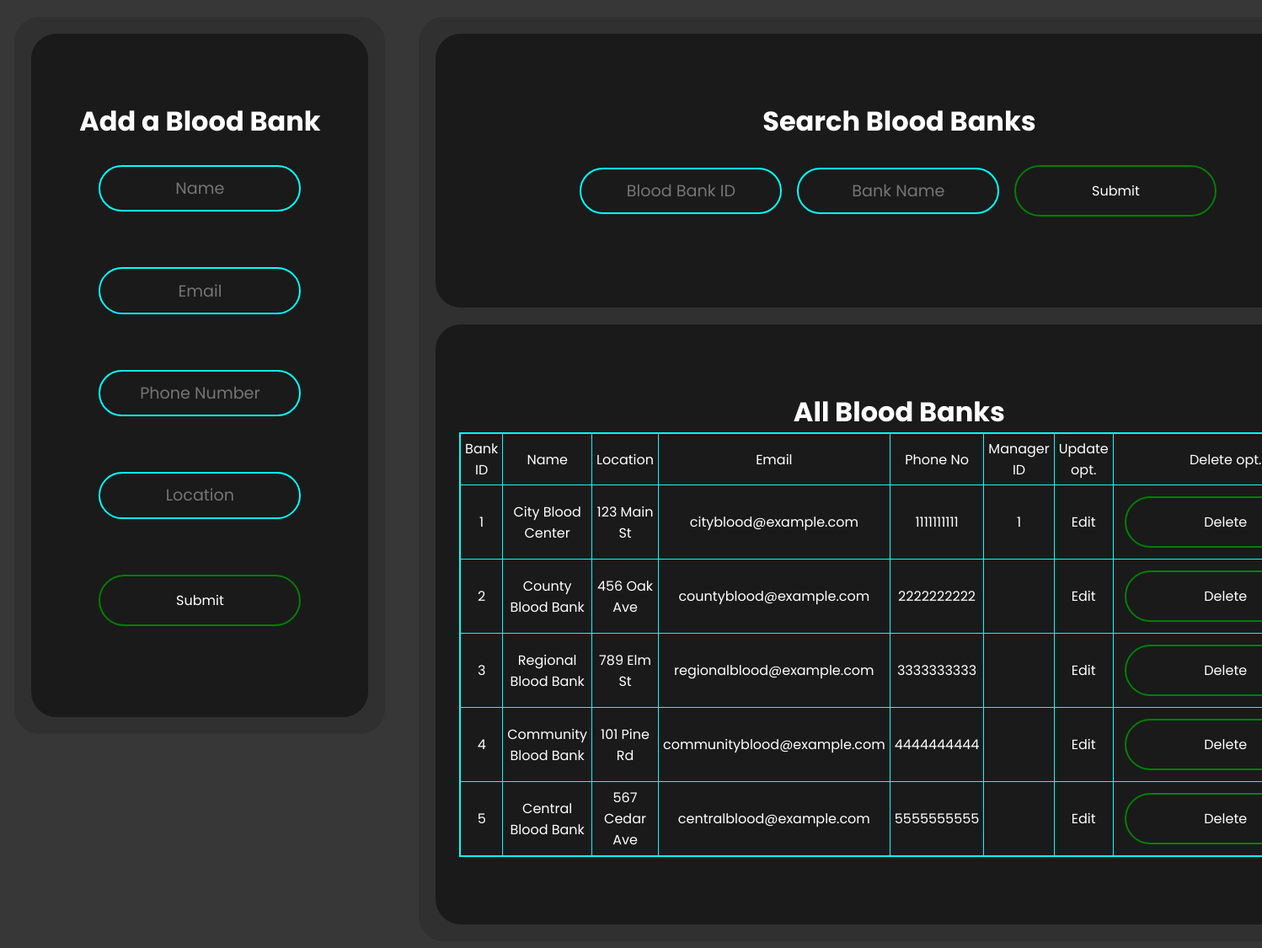
/BloodBank.php, run on an earlier commit of the app's database.
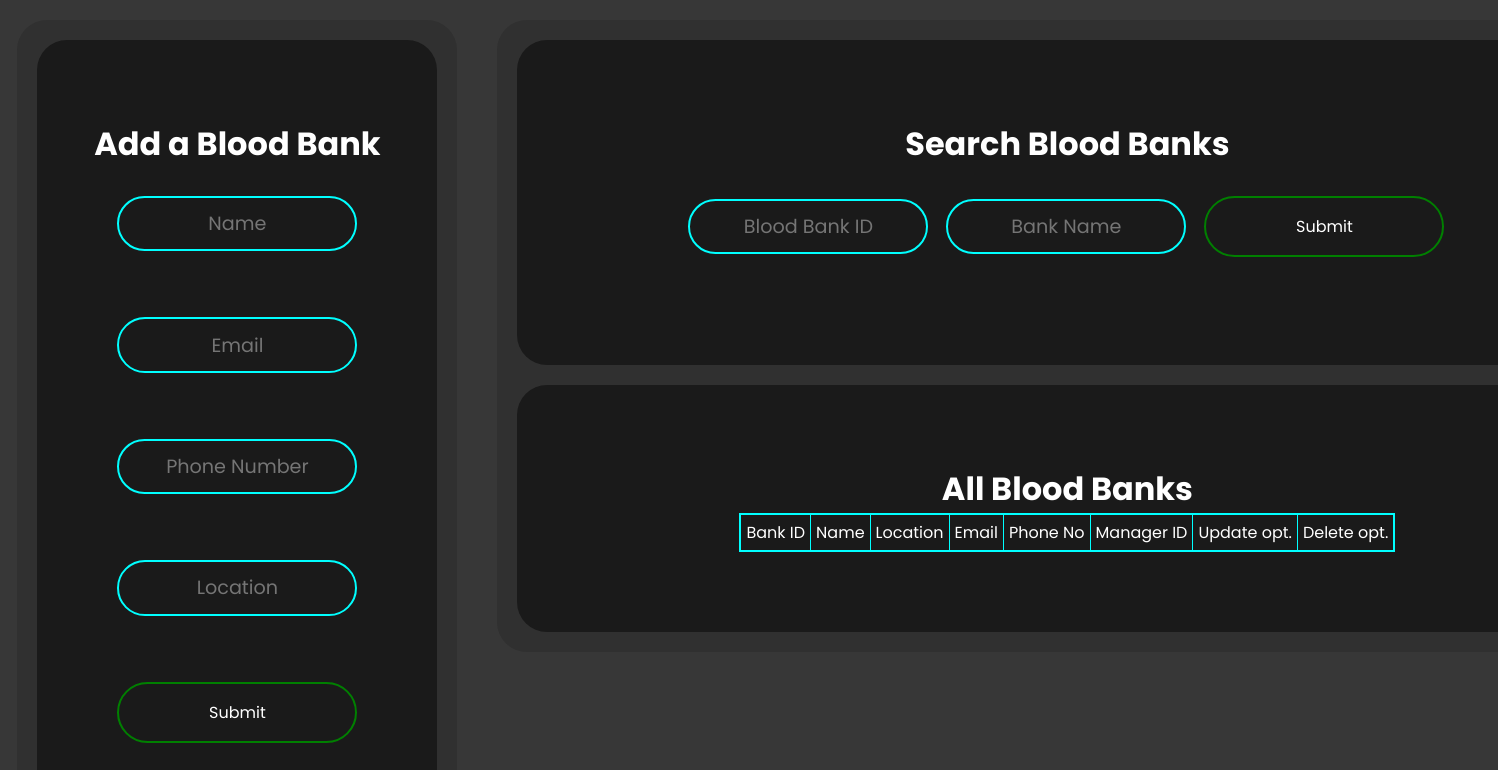
And on a later commit of the database.
### tables this page shows
CREATE TABLE Blood_Bank (Bank_ID INT PRIMARY KEY AUTO_INCREMENT, Bank_Name VARCHAR(120) NOT NULL, 
						 Location VARCHAR(20) NOT NULL, Bank_Email VARCHAR(120) NOT NULL, 
                         Bank_Phone_No BIGINT NOT NULL, Mgr_ID INT);

### BloodBank.php (the view, shortened to what this page needs)
<!DOCTYPE html>
<html lang = "en">
     <head>
          <link rel="stylesheet" href="styles.css">
          <link rel="stylesheet" href="home-nav.css">
     </head>
     <body>
     <div class = "leftContainer">
          <div class = "add">
               <h1>Add a Blood Bank</h1>
               <form method = "POST">
               <div class = "form">
                         <input type = "text" placeholder = "Name" name = 'bName' id = "bName" required /><br><br>
                         <input type = "email" placeholder = "Email" name = 'bEmail' id = "bEmail" required /><br><br>
                         <input type = "tel" placeholder = "Phone Number" name = 'bPhone' id = "bPhone" required /><br><br>
                         <input type = "text" placeholder = "Location" name = 'bLoc' id = "bLoc" required /><br><br>
                         <input type = "submit" name = 'submitBank' class = "submitBtn" />
                    </div>
               </form>
          </div>
     </div>
     <div class = "rightContainer">
          <div class = "search">
               <h1>Search Blood Banks</h1>
               <form method = "POST">
                    <div class = "form" id = "searchInput">
                         <input type = "text" placeholder = "Blood Bank ID" name = "Bank_ID" id = "Bank_ID" /><br><br>
                         <input type = "text" placeholder = "Bank Name" name = "Bank_Name" id = "Bank_Name" /><br><br>
                         <input type = "Submit" name = "searchBank" class = "submitBtn" /><br><br>
                    </div>
               </form>
          </div>
          <div class = "view">
            <h1>All Blood Banks</h1>
            <?php
                $conn = mysqli_connect('localhost:3307', 'root', 'root', 'BloodBank');
                $query = "SELECT * FROM Blood_Bank";
                if ($result = $conn->query($query))
                {
                        echo '<table border = "1">'."\n";
                        echo '<tr><td>';
                        echo 'Bank ID';
                        echo '</td><td>';
                        echo 'Name';
                        echo '</td><td>';
                        echo 'Location';
                        echo '</td><td>';
                        echo 'Email';
                        echo '</td><td>';
                        echo 'Phone No';
                        echo '</td><td>';
                        echo 'Manager ID';
                        echo '</td><td>';
                        echo 'Update opt.';
                        echo '</td><td>';
                        echo 'Delete opt.';
                        echo '</td></tr>';
                        while ($row = $result->fetch_assoc())
                        {
                            echo "<tr><td>";
                            echo $row['Bank_ID'];
                            echo "</td><td>";
                            echo $row['Bank_Name'];
                            echo "</td><td>";
                            echo $row['Location'];
                            echo "</td><td>";
                            echo $row['Bank_Email'];
                            echo "</td><td>";
                            echo $row['Bank_Phone_No'];
                            echo "</td><td>";
                            echo $row['Mgr_ID'];
                            echo "</td><td>";
                            echo ('<a href="BloodBank_update.php?Bank_ID='.$row['Bank_ID'].'">Edit</a>');
                            echo "</td><td>";
                            echo ('<form method = "POST">');
                            echo ('<input type="submit" name= "delete" value="Delete" class ="submitBtn">');
                            echo ('</form>');
                            echo "</td></tr>";
                        }
                        echo "</table>\n";
                }
            ?>
        </div>
          </div>
     </body>
</html>

What changed in the data, as far as the page shows it:
removed blood_bank: Bank_ID "1", Bank_Name "City Blood Center", Location "123 Main St", Bank_Email "cityblood@example.com", Bank_Phone_No "1111111111", Mgr_ID "1"
removed blood_bank: Bank_ID "2", Bank_Name "County Blood Bank", Location "456 Oak Ave", Bank_Email "countyblood@example.com", Bank_Phone_No "2222222222"
removed blood_bank: Bank_ID "3", Bank_Name "Regional Blood Bank", Location "789 Elm St", Bank_Email "regionalblood@example.com", Bank_Phone_No "3333333333"
removed blood_bank: Bank_ID "4", Bank_Name "Community Blood Bank", Location "101 Pine Rd", Bank_Email "communityblood@example.com", Bank_Phone_No "4444444444"
removed blood_bank: Bank_ID "5", Bank_Name "Central Blood Bank", Location "567 Cedar Ave", Bank_Email "centralblood@example.com", Bank_Phone_No "5555555555"
